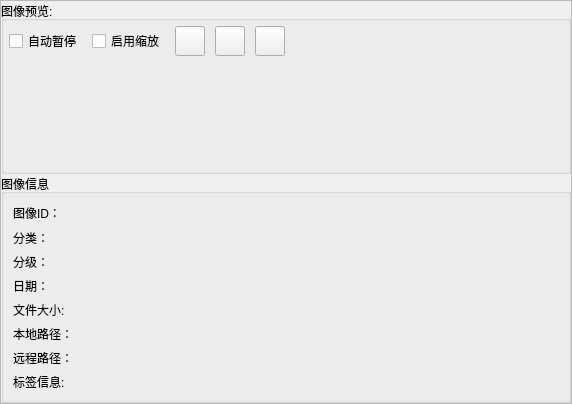
<?xml version="1.0" encoding="UTF-8"?>
<ui version="4.0">
 <class>rightwidget</class>
 <widget class="QWidget" name="rightwidget">
  <property name="geometry">
   <rect>
    <x>0</x>
    <y>0</y>
    <width>572</width>
    <height>404</height>
   </rect>
  </property>
  <property name="windowTitle">
   <string>Form</string>
  </property>
  <layout class="QVBoxLayout" name="verticalLayout" stretch="0">
   <property name="spacing">
    <number>0</number>
   </property>
   <property name="leftMargin">
    <number>0</number>
   </property>
   <property name="topMargin">
    <number>0</number>
   </property>
   <property name="rightMargin">
    <number>0</number>
   </property>
   <property name="bottomMargin">
    <number>0</number>
   </property>
   <item>
    <widget class="QScrollArea" name="scrollArea">
     <property name="widgetResizable">
      <bool>true</bool>
     </property>
     <widget class="QWidget" name="scrollAreaWidgetContents">
      <property name="geometry">
       <rect>
        <x>0</x>
        <y>0</y>
        <width>570</width>
        <height>402</height>
       </rect>
      </property>
      <layout class="QVBoxLayout" name="verticalLayout_2" stretch="1,0">
       <property name="spacing">
        <number>0</number>
       </property>
       <property name="leftMargin">
        <number>0</number>
       </property>
       <property name="topMargin">
        <number>0</number>
       </property>
       <property name="rightMargin">
        <number>0</number>
       </property>
       <property name="bottomMargin">
        <number>0</number>
       </property>
       <item>
        <widget class="QGroupBox" name="groupBox_image">
         <property name="title">
          <string>图像预览:</string>
         </property>
         <layout class="QVBoxLayout" name="verticalLayout_4" stretch="0,3">
          <property name="spacing">
           <number>0</number>
          </property>
          <property name="leftMargin">
           <number>5</number>
          </property>
          <property name="topMargin">
           <number>5</number>
          </property>
          <property name="rightMargin">
           <number>5</number>
          </property>
          <property name="bottomMargin">
           <number>5</number>
          </property>
          <item>
           <layout class="QHBoxLayout" name="horizontalLayout_2">
            <property name="spacing">
             <number>10</number>
            </property>
            <item>
             <widget class="SwitchButton" name="checkBox">
              <property name="text">
               <string>自动暂停</string>
              </property>
             </widget>
            </item>
            <item>
             <widget class="SwitchButton" name="checkBox_zoom">
              <property name="text">
               <string>启用缩放</string>
              </property>
             </widget>
            </item>
            <item>
             <widget class="PrimaryToolButton" name="pushButton_copy">
              <property name="minimumSize">
               <size>
                <width>30</width>
                <height>30</height>
               </size>
              </property>
              <property name="maximumSize">
               <size>
                <width>30</width>
                <height>30</height>
               </size>
              </property>
              <property name="text">
               <string/>
              </property>
             </widget>
            </item>
            <item>
             <widget class="PrimaryToolButton" name="pushButton_open">
              <property name="minimumSize">
               <size>
                <width>30</width>
                <height>30</height>
               </size>
              </property>
              <property name="maximumSize">
               <size>
                <width>30</width>
                <height>30</height>
               </size>
              </property>
              <property name="text">
               <string/>
              </property>
             </widget>
            </item>
            <item>
             <widget class="PrimaryToolButton" name="pushButton_full">
              <property name="minimumSize">
               <size>
                <width>30</width>
                <height>30</height>
               </size>
              </property>
              <property name="maximumSize">
               <size>
                <width>30</width>
                <height>30</height>
               </size>
              </property>
              <property name="text">
               <string/>
              </property>
             </widget>
            </item>
            <item>
             <spacer name="horizontalSpacer">
              <property name="orientation">
               <enum>Qt::Orientation::Horizontal</enum>
              </property>
              <property name="sizeHint" stdset="0">
               <size>
                <width>40</width>
                <height>20</height>
               </size>
              </property>
             </spacer>
            </item>
           </layout>
          </item>
          <item>
           <layout class="QHBoxLayout" name="horizontalLayout"/>
          </item>
         </layout>
        </widget>
       </item>
       <item>
        <widget class="QGroupBox" name="groupBox_info">
         <property name="title">
          <string>图像信息</string>
         </property>
         <layout class="QVBoxLayout" name="verticalLayout_3">
          <item>
           <layout class="QGridLayout" name="gridLayout_info">
            <item row="5" column="1">
             <widget class="QLabel" name="label_local_path_value">
              <property name="styleSheet">
               <string notr="true">font: 12pt &quot;Microsoft YaHei UI&quot;;</string>
              </property>
              <property name="text">
               <string/>
              </property>
              <property name="textInteractionFlags">
               <set>Qt::TextInteractionFlag::TextSelectableByKeyboard|Qt::TextInteractionFlag::TextSelectableByMouse</set>
              </property>
             </widget>
            </item>
            <item row="2" column="1">
             <widget class="QLabel" name="label_purity_value">
              <property name="styleSheet">
               <string notr="true">font: 12pt &quot;Microsoft YaHei UI&quot;;</string>
              </property>
              <property name="text">
               <string/>
              </property>
              <property name="textInteractionFlags">
               <set>Qt::TextInteractionFlag::TextSelectableByKeyboard|Qt::TextInteractionFlag::TextSelectableByMouse</set>
              </property>
             </widget>
            </item>
            <item row="1" column="1">
             <widget class="QLabel" name="label_category_value">
              <property name="styleSheet">
               <string notr="true">font: 12pt &quot;Microsoft YaHei UI&quot;;</string>
              </property>
              <property name="text">
               <string/>
              </property>
              <property name="textInteractionFlags">
               <set>Qt::TextInteractionFlag::TextSelectableByKeyboard|Qt::TextInteractionFlag::TextSelectableByMouse</set>
              </property>
             </widget>
            </item>
            <item row="4" column="1">
             <widget class="QLabel" name="label_file_size_value">
              <property name="styleSheet">
               <string notr="true">font: 12pt &quot;Microsoft YaHei UI&quot;;</string>
              </property>
              <property name="text">
               <string/>
              </property>
              <property name="textInteractionFlags">
               <set>Qt::TextInteractionFlag::TextSelectableByKeyboard|Qt::TextInteractionFlag::TextSelectableByMouse</set>
              </property>
             </widget>
            </item>
            <item row="0" column="1">
             <widget class="QLabel" name="label_id_value">
              <property name="styleSheet">
               <string notr="true">font: 12pt &quot;Microsoft YaHei UI&quot;;</string>
              </property>
              <property name="text">
               <string/>
              </property>
              <property name="textInteractionFlags">
               <set>Qt::TextInteractionFlag::TextSelectableByKeyboard|Qt::TextInteractionFlag::TextSelectableByMouse</set>
              </property>
             </widget>
            </item>
            <item row="5" column="0">
             <widget class="QLabel" name="label_local_path">
              <property name="styleSheet">
               <string notr="true">font: 12pt &quot;Microsoft YaHei UI&quot;;</string>
              </property>
              <property name="text">
               <string>本地路径：</string>
              </property>
             </widget>
            </item>
            <item row="6" column="1">
             <widget class="QLabel" name="label_remote_path_value">
              <property name="styleSheet">
               <string notr="true">font: 12pt &quot;Microsoft YaHei UI&quot;;</string>
              </property>
              <property name="text">
               <string/>
              </property>
              <property name="textInteractionFlags">
               <set>Qt::TextInteractionFlag::TextSelectableByKeyboard|Qt::TextInteractionFlag::TextSelectableByMouse</set>
              </property>
             </widget>
            </item>
            <item row="1" column="0">
             <widget class="QLabel" name="label_category">
              <property name="styleSheet">
               <string notr="true">font: 12pt &quot;Microsoft YaHei UI&quot;;</string>
              </property>
              <property name="text">
               <string>分类：</string>
              </property>
             </widget>
            </item>
            <item row="3" column="1">
             <widget class="QLabel" name="label_data_value">
              <property name="styleSheet">
               <string notr="true">font: 12pt &quot;Microsoft YaHei UI&quot;;</string>
              </property>
              <property name="text">
               <string/>
              </property>
              <property name="textInteractionFlags">
               <set>Qt::TextInteractionFlag::TextSelectableByKeyboard|Qt::TextInteractionFlag::TextSelectableByMouse</set>
              </property>
             </widget>
            </item>
            <item row="4" column="0">
             <widget class="QLabel" name="label_file_size">
              <property name="styleSheet">
               <string notr="true">font: 12pt &quot;Microsoft YaHei UI&quot;;</string>
              </property>
              <property name="text">
               <string>文件大小:</string>
              </property>
             </widget>
            </item>
            <item row="0" column="0">
             <widget class="QLabel" name="label_id">
              <property name="styleSheet">
               <string notr="true">font: 12pt &quot;Microsoft YaHei UI&quot;;</string>
              </property>
              <property name="text">
               <string>图像ID：</string>
              </property>
             </widget>
            </item>
            <item row="0" column="2">
             <spacer name="horizontalSpacer_2">
              <property name="orientation">
               <enum>Qt::Orientation::Horizontal</enum>
              </property>
              <property name="sizeHint" stdset="0">
               <size>
                <width>40</width>
                <height>20</height>
               </size>
              </property>
             </spacer>
            </item>
            <item row="6" column="0">
             <widget class="QLabel" name="label_remote_path">
              <property name="styleSheet">
               <string notr="true">font: 12pt &quot;Microsoft YaHei UI&quot;;</string>
              </property>
              <property name="text">
               <string>远程路径：</string>
              </property>
             </widget>
            </item>
            <item row="3" column="0">
             <widget class="QLabel" name="label_data">
              <property name="styleSheet">
               <string notr="true">font: 12pt &quot;Microsoft YaHei UI&quot;;</string>
              </property>
              <property name="text">
               <string>日期：</string>
              </property>
             </widget>
            </item>
            <item row="2" column="0">
             <widget class="QLabel" name="label_purity">
              <property name="styleSheet">
               <string notr="true">font: 12pt &quot;Microsoft YaHei UI&quot;;</string>
              </property>
              <property name="text">
               <string>分级：</string>
              </property>
             </widget>
            </item>
            <item row="7" column="0">
             <widget class="QLabel" name="label_tags">
              <property name="styleSheet">
               <string notr="true">font: 12pt &quot;Microsoft YaHei UI&quot;;</string>
              </property>
              <property name="text">
               <string>标签信息:</string>
              </property>
             </widget>
            </item>
           </layout>
          </item>
          <item>
           <layout class="QGridLayout" name="gridLayout_tags"/>
          </item>
         </layout>
        </widget>
       </item>
      </layout>
     </widget>
    </widget>
   </item>
  </layout>
 </widget>
 <customwidgets>
  <customwidget>
   <class>PrimaryToolButton</class>
   <extends>QPushButton</extends>
   <header>qfluentwidgets.components.widgets</header>
  </customwidget>
  <customwidget>
   <class>SwitchButton</class>
   <extends>QCheckBox</extends>
   <header>qfluentwidgets.components.widgets</header>
  </customwidget>
 </customwidgets>
 <resources/>
 <connections/>
</ui>
